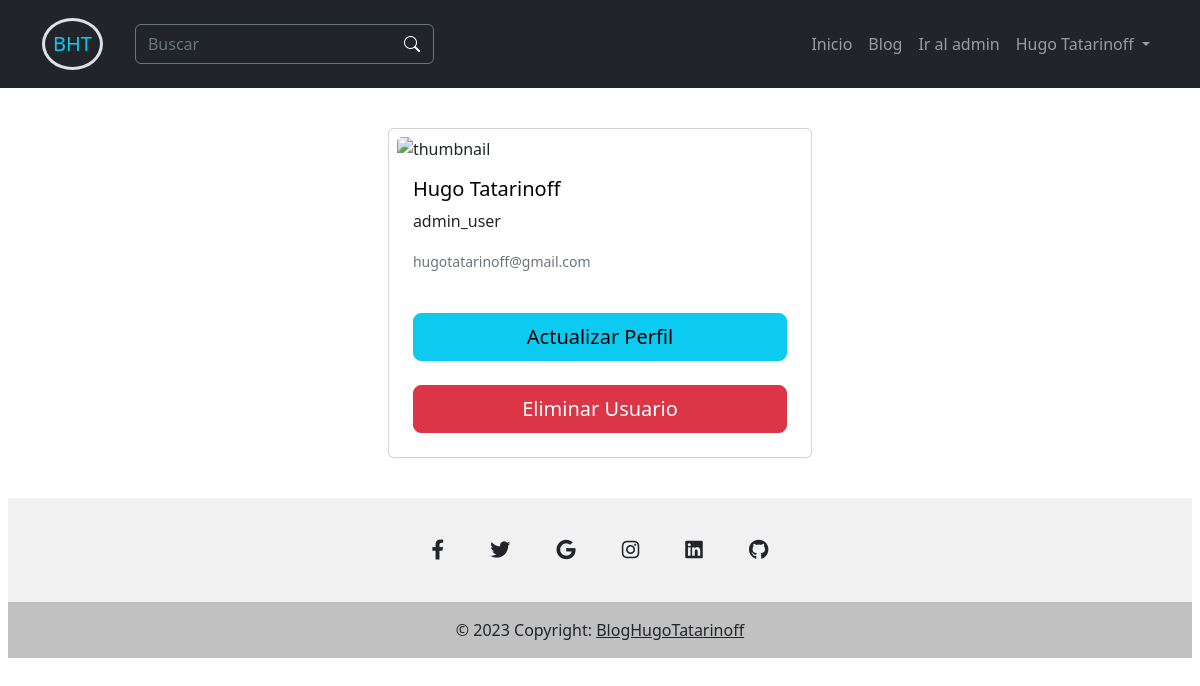
Page /user/1 on the committed database.
### User/models.py (models this page shows)
class User(AbstractUser):
    def __str__(self):
        return f'{self.first_name} {self.last_name}'

### User/views.py (the view)
# urls.py: path('user/<int:pk>', views.UserDetailView.as_view(), name='user'),
class UserDetailView(DetailView):
    model = User
    template_name = 'user/user_detail.html'
    context_object_name = 'user'

### Blog/context_processors.py (called while the page is built)
def category_processor(request):
    categories = Category.objects.all()
    return {
        'categories': categories
    }

### templates/user/user_detail.html (shortened to what this page needs)
{% extends 'base/base.html' %}
{% load markdown_extras %}
{%block 'content' %}
<div class="container-xxl bd-gutter pt-5 my-md-4 bd-layout">
    <main class="container">
        <div class="row g-5">
            <div class="col-md-12 d-flex justify-content-center">
                <div class="row">
                    <div class="card mb-3 p-2 w-100">
                        <img src="https://encrypted-tbn0.gstatic.com/images?q=tbn:ANd9GcQZ0ZVi3CUb8rmyWiVc3zNTRnClsgd03IM38xgpUYVy5ZXiSYX0FGpO749fLptsJrNGIW8&usqp=CAU"
                            class="card-img-top" alt="thumbnail">
                        <div class="card-body">
                            <a href="{{ post.get_absolute_url }}" style="text-decoration: none" class="text-black">
                                <h5 class="card-title">{{ user }}</h5>
                            </a>
                            <p class="card-text">{{user.username}}</p>
                            <p class="card-text"><small class="text-muted"> {{ user.email }}</small></p>
                            <div>
                                <a href="{% url 'users:update' pk=user.id%}" class="btn btn-lg btn-info mt-4 w-100">Actualizar
                                    Perfil</a>
                                <a href="{% url 'users:delete' pk=user.id%}" class="btn btn-lg btn-danger mt-4 w-100">Eliminar Usuario</a>
                            </div>
                        </div>
                    </div>
                </div>
            </div>
    </main>
</div>
{% endblock %}

### templates/base/menu.html (shortened to what this page needs)
<nav class="navbar navbar-expand-lg navbar-dark fixed-top bg-dark p-2 mb-4" aria-label="Twelfth navbar example">
    <div class="container">
        <a class="navbar-brand border border-3 rounded-circle p-2" href="/"><span class="text-info">BHT</span></a>
        <div class="collapse navbar-collapse justify-content-md-center" id="navbarsExample08">
            <form class="d-flex border border-secondary m-3 rounded" role="search" action="{% url 'blog:search' %}"
                method="get">
                <input name="search" class="form-control border-0 shadow-none bg-transparent" type="search"
                    placeholder="Buscar" aria-label="Search">
                <button class="btn text-white" type="submit"><i class="bi bi-search"></i></button>
            </form>
            {% if user.is_authenticated %}
            <ul class="navbar-nav ms-auto mb-2 mb-lg-0">
                <li class="nav-item">
                    <a class="nav-link" aria-current="page" href="/">Inicio</a>
                </li>
                <li class="nav-item">
                    <a class="nav-link" href="{% url 'blog:list_post' %}">Blog</a>
                </li>
                {% if user.is_staff%}
                <li class="nav-item">
                    <a class="nav-link" href="{% url 'admin:index' %}">Ir al admin</a>
                </li>
                {%endif%}
                <li class="nav-item dropdown">
                    <a class="nav-link dropdown-toggle" href="#" id="dropdown08" data-bs-toggle="dropdown"
                        aria-expanded="false">
                        {{user}}
                    </a>
                </li>
            </ul>
            {% endif %}
        </div>
    </div>
</nav>

### rows in the picture
User: first_name+last_name "Hugo Tatarinoff", username "admin_user", email "hugotatarinoff@gmail.com"
